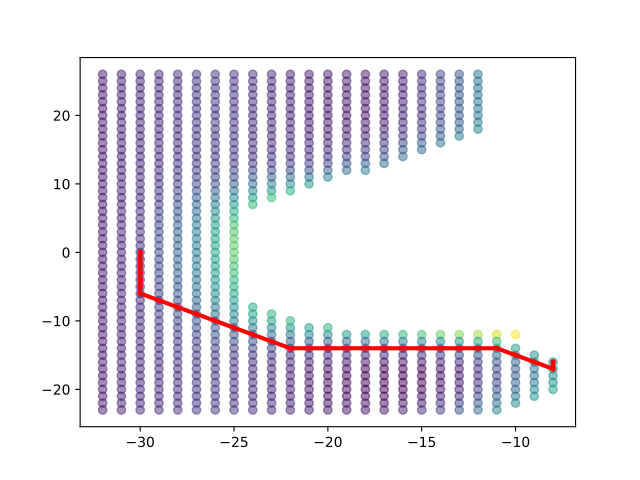

Python code for this plot:
# Repeat the process with a new graph based on different parameters and same locations
# We change the graph parameters to limit a 'step'.

# Change some graph parameters
up_step, down_step = 0.1, 0.1
up_slope, down_slope = 10, 10
# Generate a new Graph
graph = GenerateGraph(bvh, start_point, spacing, max_nodes,
                        up_step,up_slope,down_step,down_slope,
                        max_step_connections, cores=-1)

# We now get the nodes of the new graph, and can see the number of nodes are the same.

nodes = graph.getNodes()
print(f"Graph Generated with {len(nodes.array)} nodes")
# Graph Generated with 790 nodes

# If we now get the closest node, it is now a different index. The key here is that the limitations
# of the graph generator step size have caused certain edges to not be valid, which changed the order
# in which nodes were created.

closest_nodes = graph.get_closest_nodes(p_desired,z=False)
print("Closest Node: ", closest_nodes)
# Closest Node:  [  0 779]
# >>>
start_id, end_id = closest_nodes[0], closest_nodes[1]
path = DijkstraShortestPath(graph, start_id, end_id)

# If we sum the costs of the path, we see it has now increased. Important to note, we did not
# change the cost type when querying the shortest path. Instead, it is the lack of edge
# connections due to the graph generator settings. While the total number of nodes are the same,
# there a missing edges, which forces the shortest path by distance to travel around the
# thresholds defined when creating the graph.

# As the cost array is numpy, simple operations to sum the total cost can be calculated
path_sum = np.sum(path['cost_to_next'])
print('Total path cost: ', path_sum)
# Total path cost:  33.58837

# Now extract the location data for the nodes and path to be plotted.

path_xyz = np.take(nodes[['x','y','z']], path['id'])
x_nodes, y_nodes, z_nodes = nodes['x'], nodes['y'], nodes['z']
x_path, y_path, z_path = path_xyz['x'], path_xyz['y'], path_xyz['z']
# >>>
# Plot the graph
plt.scatter(x_nodes, y_nodes, c=z_nodes, alpha=0.5) # doctest: +SKIP
plt.plot(x_path,y_path, c="red", marker='.',linewidth=3) # doctest: +SKIP
plt.show() # doctest: +SKIP

# Seen in the image, the path avoids the center mound as it was too steep for the graph
# generator to run on.
